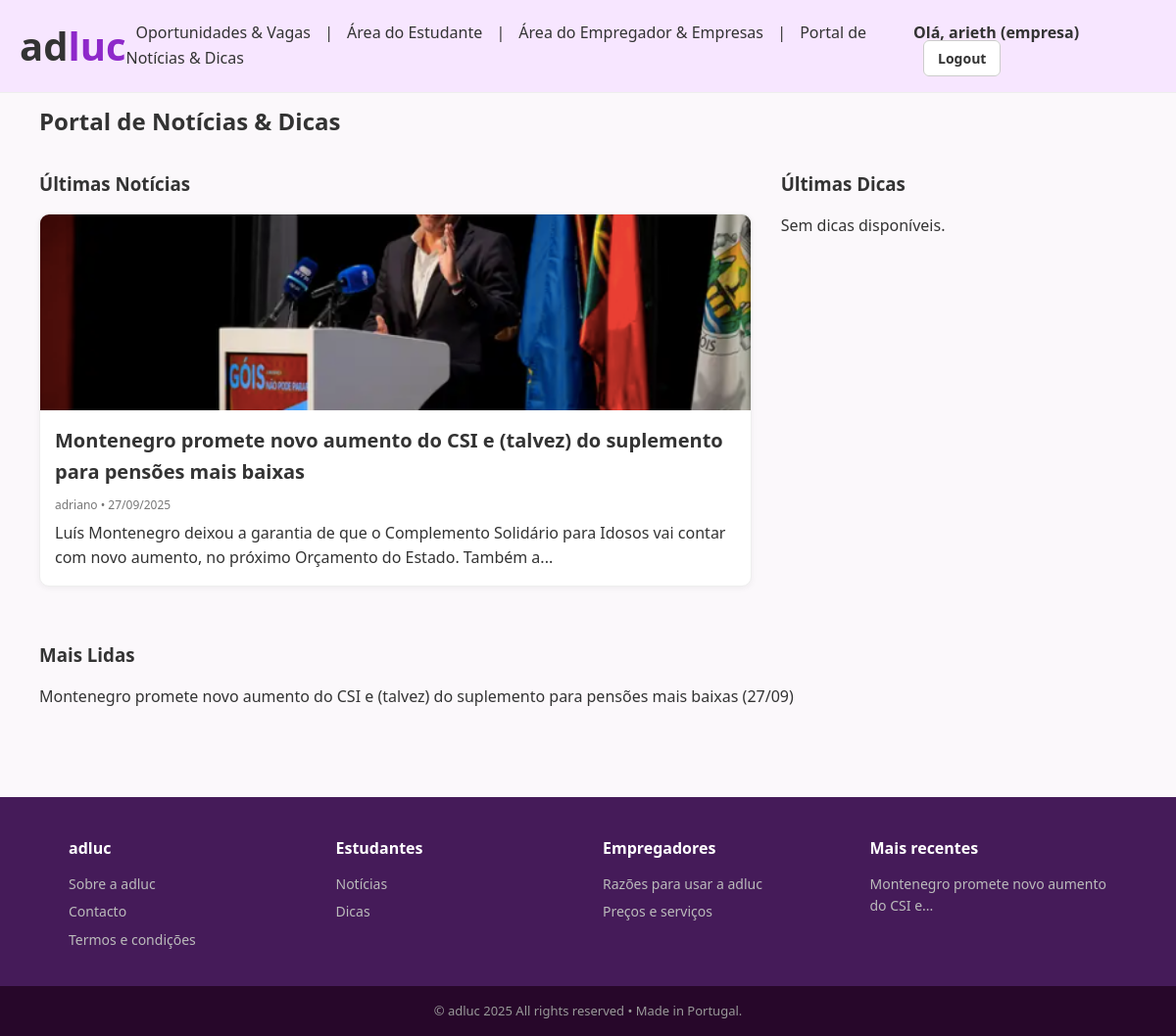
/conteudos (signed in), run on the app's committed database.
### modelos/modelos.py (models this page shows, shortened)
class Publicacao(db.Model):
    __tablename__ = "publicacoes"
    id = db.Column(db.Integer, primary_key=True)
    titulo = db.Column(db.String(200), nullable=False)
    autor_id = db.Column(db.Integer, db.ForeignKey("utilizadores.id"), nullable=False)
    autor = db.relationship("Utilizador", backref="publicacoes", lazy=True)
    data_hora = db.Column(db.DateTime, default=datetime.utcnow)
    foto = db.Column(db.String(200), nullable=True)
    conteudo = db.Column(db.Text, nullable=False)
    tipo = db.Column(db.String(20), default="noticia")  # noticia ou dica

class Utilizador(db.Model):
    __tablename__ = "utilizadores"
    id = db.Column(db.Integer, primary_key=True)
    nome = db.Column(db.String(100), nullable=False)
    email = db.Column(db.String(100), unique=True, nullable=False)
    senha_hash = db.Column(db.String(200), nullable=False)
    tipo = db.Column(db.String(20), nullable=False)  # estudante, empresa, admin
    cv_principal = db.Column(db.String(200), nullable=True)
    nif = db.Column(db.String(20), nullable=True)
    nome_empresa = db.Column(db.String(200), nullable=True)
    codigo_postal = db.Column(db.String(20), nullable=True)
    distrito = db.Column(db.String(100), nullable=True)
    telefone = db.Column(db.String(50), nullable=True)
    logo_empresa = db.Column(db.String(200), nullable=True)

### app.py (the view)
@app.route("/conteudos", endpoint="pagina_conteudos")
def pagina_conteudos():
    noticias = Publicacao.query.filter_by(tipo="noticia").order_by(Publicacao.data_hora.desc()).limit(5).all()
    dicas = Publicacao.query.filter_by(tipo="dica").order_by(Publicacao.data_hora.desc()).limit(5).all()
    mais_lidas = Publicacao.query.order_by(Publicacao.data_hora.asc()).limit(5).all()  # aqui poderíamos adicionar lógica de contagem de visualizações depois
    return render_template("pagina_conteudos.html", noticias=noticias, dicas=dicas, mais_lidas=mais_lidas)

### app.py (called while the page is built)
@app.context_processor
def inject_publicacoes_recentes():
    from modelos.modelos import Publicacao
    recentes = Publicacao.query.order_by(Publicacao.data_hora.desc()).limit(3).all()
    return dict(publicacoes_recentes=recentes)

### templates/pagina_conteudos.html (shortened to what this page needs)
{% extends "base.html" %}
{% block conteudo %}
<h2>Portal de Notícias & Dicas</h2>
<div class="conteudos-grid">
  <section>
    <h3>Últimas Notícias</h3>
    {% if noticias %}
      <a href="{{ url_for('detalhe_publicacao', pub_id=noticias[0].id) }}" class="news-featured">
        {% if noticias[0].foto %}
          <img src="{{ url_for('download_cv', filename=noticias[0].foto) }}" alt="{{ noticias[0].titulo }}">
        {% endif %}
        <div>
          <h2>{{ noticias[0].titulo }}</h2>
          <p class="meta">{{ noticias[0].autor.nome }} • {{ noticias[0].data_hora.strftime("%d/%m/%Y") }}</p>
          <p>{{ noticias[0].conteudo[:150] }}...</p>
        </div>
      </a>
    {% else %}
      <p>Sem notícias disponíveis.</p>
    {% endif %}
  </section>
  <section>
    <h3>Últimas Dicas</h3>
    {% if dicas %}
      <a href="{{ url_for('detalhe_publicacao', pub_id=dicas[0].id) }}" class="news-featured">
        {% if dicas[0].foto %}
          <img src="{{ url_for('download_cv', filename=dicas[0].foto) }}" alt="{{ dicas[0].titulo }}">
        {% endif %}
        <div>
          <h2>{{ dicas[0].titulo }}</h2>
          <p class="meta">{{ dicas[0].autor.nome }} • {{ dicas[0].data_hora.strftime("%d/%m/%Y") }}</p>
          <p>{{ dicas[0].conteudo[:150] }}...</p>
        </div>
      </a>
      <ul class="news-list">
        {% for pub in dicas[1:] %}
          <li>
            <a href="{{ url_for('detalhe_publicacao', pub_id=pub.id) }}">
              {{ pub.titulo }} <span class="meta">({{ pub.data_hora.strftime("%d/%m") }})</span>
            </a>
          </li>
        {% endfor %}
      </ul>
    {% else %}
      <p>Sem dicas disponíveis.</p>
    {% endif %}
  </section>
</div>
<section class="mais-lidas">
  <h3>Mais Lidas</h3>
  <ul>
    {% for pub in mais_lidas %}
      <li>
        <a href="{{ url_for('detalhe_publicacao', pub_id=pub.id) }}">
          {{ pub.titulo }} <span class="meta">({{ pub.data_hora.strftime("%d/%m") }})</span>
        </a>
      </li>
    {% else %}
      <p>Sem publicações ainda.</p>
    {% endfor %}
  </ul>
</section>
{% endblock %}

### templates/base.html (shortened to what this page needs)
<!DOCTYPE html>
<html lang="pt">
<head>
  <link rel="stylesheet" href="{{ url_for('static', filename='css/style.css') }}">
</head>
<body class="light">
<header class="site-header">
  <div class="logo">
      <a href="{{ url_for('pagina_inicial') }}" style="text-decoration: none; color:inherit;">
        <span class="logo-ad">ad</span><span class="logo-luc">luc</span>
      </a>
  </div>
<nav class="nav-links" id="nav-menu">
    <a href="{{ url_for('pagina_vagas') }}">Oportunidades & Vagas</a>
    <span> | </span>
    <a href="{{ url_for('pagina_estudante') if session.get('tipo') == 'estudante' else '#' }}">Área do Estudante</a>
    <span> | </span>
    <a href="{{ url_for('pagina_empresa') if session.get('tipo') == 'empresa' else '#' }}">Área do Empregador & Empresas</a>
     <span> | </span>
    <a href="{{ url_for('pagina_conteudos') }}">Portal de Notícias & Dicas</a>
</nav>
  <div class="nav-buttons">
    {% if session.get('utilizador_id') %}
      <span class="user-info">Olá, {{ session.get('nome') }} ({{ session.get('tipo') }})</span>
      <a href="{{ url_for('logout') }}" class="btn btn-outline">Logout</a>
    {% else %}
      <a href="{{ url_for('login') }}" class="btn btn-outline">Iniciar sessão</a>
      <a href="{{ url_for('registo') }}" class="btn btn-azul">Criar conta</a>
    {% endif %}
  </div>
</header>
<main>
  {% block conteudo %}{% endblock %}
</main>
<footer class="site-footer">
  <div class="footer-columns">
    <div class="footer-col">
      <h3 class="footer-logo">adluc</h3>
      <a href="#">Sobre a adluc</a>
      <a href="#">Contacto</a>
      <a href="#">Termos e condições</a>
    </div>
    <div class="footer-col">
      <h3>Estudantes</h3>
      <a href="{{ url_for('pagina_noticias') }}">Notícias</a>
      <a href="{{ url_for('pagina_dicas') }}">Dicas</a>
    </div>
    <div class="footer-col">
      <h3>Empregadores</h3>
      <a href="#">Razões para usar a adluc</a>
      <a href="#">Preços e serviços</a>
    </div>
    <div class="footer-col">
      <h3>Mais recentes</h3>
      {% for pub in publicacoes_recentes %}
        <a href="{{ url_for('detalhe_publicacao', pub_id=pub.id) }}">
          {{ pub.titulo[:40] }}...
        </a>
      {% else %}
        <p style="color:#bbb;font-size:14px;">Sem publicações</p>
      {% endfor %}
    </div>
  </div>
  <div class="footer-bottom">
    © adluc 2025 All rights reserved • Made in Portugal.
  </div>
</footer>
</body>
</html>

### static/css/style.css (style rules this page uses)
html, body { height: 100%; display: flex; flex-direction: column; background: #fbf8fb; }
main { flex: 1; padding: 10px 40px; }
* { margin:0;padding:0;box-sizing:border-box; }
body { font-family:'Segoe UI',Arial,sans-serif;background:#fbf8fb;color:#333;line-height:1.6; }
.site-header { display:flex;justify-content:space-between;align-items:center;padding:15px 20px;background:#f7e6ff;border-bottom:1px solid #eee;position:sticky;top:0;z-index:1000; }
.logo { font-size:40px;font-weight:bold; }
.logo-ad { color:#333; }
.logo-luc { color: #8e28ca; }
.nav-links a { margin:0 12px;color:#333;text-decoration:none;font-weight:500; }
.nav-buttons a { margin-left:10px;text-decoration:none;padding:8px 14px;border-radius:6px;font-weight:600;font-size:14px; }
.btn-outline { border:1px solid #ccc;background:#fff;color:#333; }
.site-footer { background:#451b59;color:#fff;margin-top:40px;padding-top:40px; }
.footer-columns { display:grid;grid-template-columns:repeat(auto-fit,minmax(200px,1fr));gap:30px;max-width:1100px;margin:auto;padding:0 20px 30px; }
.footer-col h3 { margin-bottom:12px;font-size:16px;font-weight:700; }
.footer-logo { font-size:20px;color:#fff; }
.footer-col a { display:block;color:#bbb;margin-bottom:6px;text-decoration:none;font-size:14px; }
.footer-bottom { background:#27072a;color:#999;text-align:center;padding:15px;font-size:13px; }
.user-info { margin-right:12px; font-weight:600; color:#333; }
.nav-links a { margin: 0 10px; color: #333; text-decoration: none; font-weight: 500; }
.conteudos-grid { display:grid; grid-template-columns:2fr 1fr; gap:30px; margin:30px 0; }
.conteudos-grid section h3 { margin-bottom:15px; color:#333; }
.news-featured { display:flex; flex-direction:column; text-decoration:none; color:inherit; border:1px solid #eee; border-radius:10px; overflow:hidden; margin-bottom:15px; background:#fff; box-shadow:0 2px 6px rgba(0,0,0,.05); transition:all .2s ease; }
.news-featured img { width:100%;height:200px;object-fit:cover; }
.news-featured div { padding:15px; }
.news-featured h2 { margin-bottom:8px;font-size:20px; }
.news-featured .meta { font-size:12px;color:#777;margin-bottom:6px; }
.mais-lidas { margin:40px 0; }
.mais-lidas h3 { margin-bottom:15px; }
.mais-lidas ul { list-style:none;padding:0; }
.mais-lidas li { margin-bottom:10px; }
.mais-lidas a { color:#333;text-decoration:none; }

### data on the page
Publicacao: foto (picture), titulo "Montenegro promete novo aumento do CSI e (talvez) do suplemento para pensões mais baixas", data_hora "27/09/2025", conteudo "Luís Montenegro deixou a garantia de que o Complemento Solidário para Idosos vai contar com novo aumento, no próximo Orçamento do Estado. Também a", data_hora "27/09", titulo "Montenegro promete novo aumento do CSI e"
Utilizador: nome "adriano"

### other printed values
{{ session.get('nome') }} "arieth"
{{ session.get('tipo') }} "empresa"
